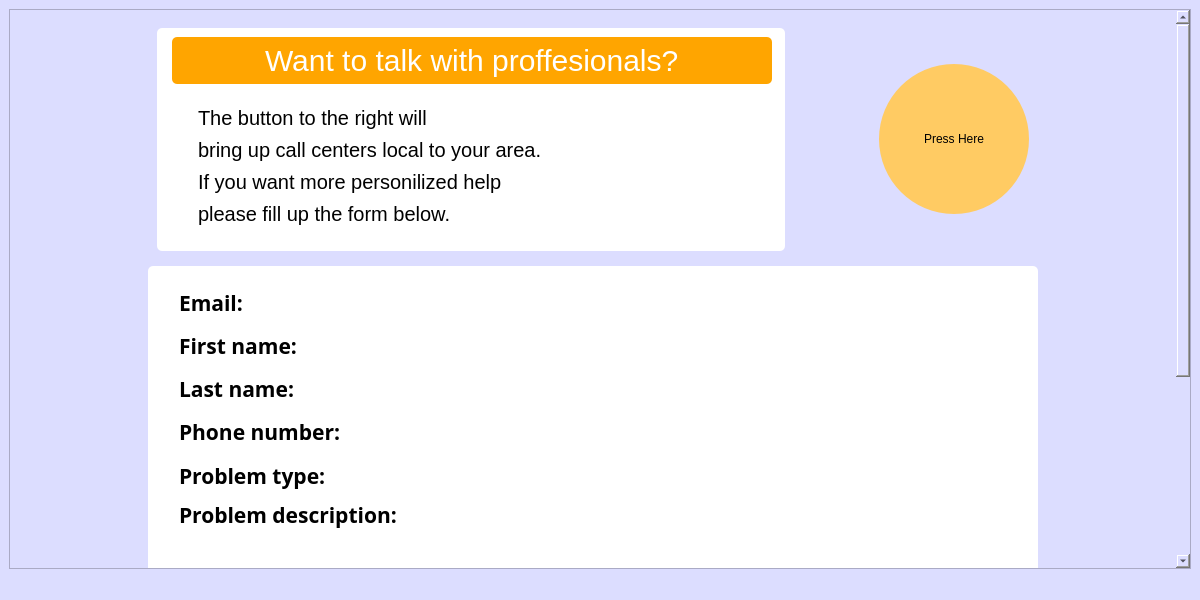
<?xml version="1.0" encoding="UTF-8"?>
<ui version="4.0">
 <class>MainWindow</class>
 <widget class="QMainWindow" name="MainWindow">
  <property name="geometry">
   <rect>
    <x>0</x>
    <y>0</y>
    <width>1200</width>
    <height>600</height>
   </rect>
  </property>
  <property name="minimumSize">
   <size>
    <width>1200</width>
    <height>600</height>
   </size>
  </property>
  <property name="windowTitle">
   <string>MainWindow</string>
  </property>
  <property name="styleSheet">
   <string notr="true">background-color: rgb(220, 221, 255);</string>
  </property>
  <widget class="QWidget" name="centralwidget">
   <layout class="QGridLayout" name="gridLayout_2">
    <item row="0" column="0">
     <widget class="QScrollArea" name="scrollArea">
      <property name="widgetResizable">
       <bool>true</bool>
      </property>
      <widget class="QWidget" name="scrollAreaWidgetContents">
       <property name="geometry">
        <rect>
         <x>0</x>
         <y>0</y>
         <width>1173</width>
         <height>725</height>
        </rect>
       </property>
       <layout class="QGridLayout" name="gridLayout_3">
        <item row="4" column="1" alignment="Qt::AlignHCenter">
         <widget class="QPushButton" name="pushButton_2">
          <property name="styleSheet">
           <string notr="true">QPushButton{
background-color: rgb(255, 203, 99);
border-width: 0px;
border-radius:75px;
min-height: 150px;
min-width: 150px;
max-height: 150px;
max-width: 150px;
margin-top: 50px;
}</string>
          </property>
          <property name="text">
           <string>PushButton</string>
          </property>
         </widget>
        </item>
        <item row="0" column="2">
         <spacer name="horizontalSpacer_2">
          <property name="orientation">
           <enum>Qt::Horizontal</enum>
          </property>
          <property name="sizeHint" stdset="0">
           <size>
            <width>135</width>
            <height>20</height>
           </size>
          </property>
         </spacer>
        </item>
        <item row="1" column="0">
         <spacer name="horizontalSpacer">
          <property name="orientation">
           <enum>Qt::Horizontal</enum>
          </property>
          <property name="sizeHint" stdset="0">
           <size>
            <width>135</width>
            <height>20</height>
           </size>
          </property>
         </spacer>
        </item>
        <item row="2" column="1">
         <spacer name="verticalSpacer">
          <property name="orientation">
           <enum>Qt::Vertical</enum>
          </property>
          <property name="sizeHint" stdset="0">
           <size>
            <width>20</width>
            <height>313</height>
           </size>
          </property>
         </spacer>
        </item>
        <item row="0" column="1" rowspan="2">
         <widget class="QWidget" name="widget" native="true">
          <layout class="QHBoxLayout" name="horizontalLayout">
           <item>
            <widget class="QWidget" name="widget" native="true">
             <property name="minimumSize">
              <size>
               <width>520</width>
               <height>0</height>
              </size>
             </property>
             <property name="styleSheet">
              <string notr="true">background-color: white;
border-radius: 5px;
padding-left: 15px;</string>
             </property>
             <layout class="QGridLayout" name="gridLayout">
              <item row="0" column="1">
               <layout class="QVBoxLayout" name="verticalLayout_2">
                <item alignment="Qt::AlignVCenter">
                 <widget class="QLineEdit" name="lineEdit">
                  <property name="minimumSize">
                   <size>
                    <width>600</width>
                    <height>0</height>
                   </size>
                  </property>
                  <property name="font">
                   <font>
                    <pointsize>-1</pointsize>
                   </font>
                  </property>
                  <property name="styleSheet">
                   <string notr="true">font-size: 30px;
color: white;
padding: 5px;
background-color: orange;
text-align: center;</string>
                  </property>
                  <property name="text">
                   <string>Want to talk with proffesionals?</string>
                  </property>
                  <property name="alignment">
                   <set>Qt::AlignCenter</set>
                  </property>
                 </widget>
                </item>
                <item>
                 <widget class="QWidget" name="widget_3" native="true"/>
                </item>
                <item>
                 <widget class="QWidget" name="widget" native="true">
                  <layout class="QVBoxLayout" name="verticalLayout">
                   <item>
                    <widget class="QLineEdit" name="lineEdit_2">
                     <property name="styleSheet">
                      <string notr="true">font-size: 20px;</string>
                     </property>
                     <property name="text">
                      <string>The button to the right will</string>
                     </property>
                    </widget>
                   </item>
                   <item>
                    <widget class="QLineEdit" name="lineEdit_4">
                     <property name="styleSheet">
                      <string notr="true">font-size: 20px;</string>
                     </property>
                     <property name="text">
                      <string>bring up call centers local to your area.</string>
                     </property>
                    </widget>
                   </item>
                   <item>
                    <widget class="QLineEdit" name="lineEdit_3">
                     <property name="styleSheet">
                      <string notr="true">font-size: 20px;</string>
                     </property>
                     <property name="text">
                      <string>If you want more personilized help</string>
                     </property>
                    </widget>
                   </item>
                   <item>
                    <widget class="QLineEdit" name="lineEdit_5">
                     <property name="styleSheet">
                      <string notr="true">font-size: 20px;</string>
                     </property>
                     <property name="text">
                      <string>please fill up the form below.</string>
                     </property>
                    </widget>
                   </item>
                   <item>
                    <widget class="QWidget" name="widget_4" native="true"/>
                   </item>
                  </layout>
                 </widget>
                </item>
               </layout>
              </item>
              <item row="0" column="0">
               <widget class="QWidget" name="widget" native="true"/>
              </item>
              <item row="0" column="2">
               <widget class="QWidget" name="widget_2" native="true"/>
              </item>
             </layout>
            </widget>
           </item>
           <item>
            <widget class="QWidget" name="widget_5" native="true">
             <property name="styleSheet">
              <string notr="true">margin-left: 15px</string>
             </property>
            </widget>
           </item>
           <item>
            <widget class="QWidget" name="widget_6" native="true"/>
           </item>
           <item>
            <spacer name="horizontalSpacer_3">
             <property name="orientation">
              <enum>Qt::Horizontal</enum>
             </property>
             <property name="sizeHint" stdset="0">
              <size>
               <width>40</width>
               <height>20</height>
              </size>
             </property>
            </spacer>
           </item>
           <item>
            <spacer name="horizontalSpacer_4">
             <property name="orientation">
              <enum>Qt::Horizontal</enum>
             </property>
             <property name="sizeHint" stdset="0">
              <size>
               <width>40</width>
               <height>20</height>
              </size>
             </property>
            </spacer>
           </item>
           <item>
            <widget class="QPushButton" name="pushButton">
             <property name="styleSheet">
              <string notr="true">QPushButton{
background-color: rgb(255, 203, 99);
border-width: 0px;
border-radius:75px;
min-height: 150px;
min-width: 150px;
max-height: 150px;
max-width: 150px;
}</string>
             </property>
             <property name="text">
              <string>Press Here</string>
             </property>
            </widget>
           </item>
          </layout>
         </widget>
        </item>
        <item row="3" column="1">
         <widget class="QWidget" name="widget_7" native="true">
          <property name="styleSheet">
           <string notr="true">background-color: white;
border-radius: 5px;</string>
          </property>
          <layout class="QGridLayout" name="gridLayout_4">
           <item row="0" column="0">
            <widget class="QWidget" name="labels_layout" native="true">
             <property name="styleSheet">
              <string notr="true">margin-left: 7px;</string>
             </property>
             <layout class="QVBoxLayout" name="labels">
              <item>
               <widget class="QLabel" name="email_label">
                <property name="font">
                 <font>
                  <family>Segoe UI Semibold</family>
                  <pointsize>16</pointsize>
                  <weight>75</weight>
                  <bold>true</bold>
                 </font>
                </property>
                <property name="styleSheet">
                 <string notr="true">margin-right: 130px;</string>
                </property>
                <property name="text">
                 <string>Email:</string>
                </property>
                <property name="alignment">
                 <set>Qt::AlignLeading|Qt::AlignLeft|Qt::AlignVCenter</set>
                </property>
               </widget>
              </item>
              <item>
               <widget class="QLabel" name="first_label">
                <property name="font">
                 <font>
                  <family>Segoe UI Semibold</family>
                  <pointsize>16</pointsize>
                  <weight>75</weight>
                  <bold>true</bold>
                 </font>
                </property>
                <property name="styleSheet">
                 <string notr="true">margin-right: 74px;</string>
                </property>
                <property name="text">
                 <string>First name:</string>
                </property>
                <property name="alignment">
                 <set>Qt::AlignLeading|Qt::AlignLeft|Qt::AlignVCenter</set>
                </property>
               </widget>
              </item>
              <item>
               <widget class="QLabel" name="last_label">
                <property name="font">
                 <font>
                  <family>Segoe UI Semibold</family>
                  <pointsize>16</pointsize>
                  <weight>75</weight>
                  <bold>true</bold>
                 </font>
                </property>
                <property name="styleSheet">
                 <string notr="true">margin-right: 76px;</string>
                </property>
                <property name="text">
                 <string>Last name:</string>
                </property>
                <property name="alignment">
                 <set>Qt::AlignLeading|Qt::AlignLeft|Qt::AlignVCenter</set>
                </property>
               </widget>
              </item>
              <item>
               <widget class="QLabel" name="phone_label">
                <property name="font">
                 <font>
                  <family>Segoe UI Semibold</family>
                  <pointsize>16</pointsize>
                  <weight>75</weight>
                  <bold>true</bold>
                 </font>
                </property>
                <property name="styleSheet">
                 <string notr="true">margin-right: 26px;</string>
                </property>
                <property name="text">
                 <string>Phone number:</string>
                </property>
                <property name="alignment">
                 <set>Qt::AlignLeading|Qt::AlignLeft|Qt::AlignVCenter</set>
                </property>
               </widget>
              </item>
              <item>
               <widget class="QLabel" name="passwor_label">
                <property name="font">
                 <font>
                  <family>Segoe UI Semibold</family>
                  <pointsize>16</pointsize>
                  <weight>75</weight>
                  <bold>true</bold>
                 </font>
                </property>
                <property name="styleSheet">
                 <string notr="true">margin-right: 120px;</string>
                </property>
                <property name="text">
                 <string>Problem type:</string>
                </property>
               </widget>
              </item>
              <item>
               <widget class="QLabel" name="rep_pass_label">
                <property name="font">
                 <font>
                  <family>Segoe UI Semibold</family>
                  <pointsize>16</pointsize>
                  <weight>75</weight>
                  <bold>true</bold>
                 </font>
                </property>
                <property name="styleSheet">
                 <string notr="true">margin-bottom: 40px;</string>
                </property>
                <property name="text">
                 <string>Problem description:</string>
                </property>
                <property name="alignment">
                 <set>Qt::AlignLeading|Qt::AlignLeft|Qt::AlignVCenter</set>
                </property>
               </widget>
              </item>
              <item>
               <widget class="QLabel" name="passwor_label_2">
                <property name="font">
                 <font>
                  <family>Segoe UI Semibold</family>
                  <pointsize>16</pointsize>
                  <weight>75</weight>
                  <bold>true</bold>
                 </font>
                </property>
                <property name="styleSheet">
                 <string notr="true">margin-right: 90px;</string>
                </property>
                <property name="text">
                 <string>Location:</string>
                </property>
               </widget>
              </item>
             </layout>
            </widget>
           </item>
           <item row="0" column="1">
            <widget class="QWidget" name="inputs_layout" native="true">
             <property name="sizePolicy">
              <sizepolicy hsizetype="Preferred" vsizetype="Preferred">
               <horstretch>0</horstretch>
               <verstretch>0</verstretch>
              </sizepolicy>
             </property>
             <property name="styleSheet">
              <string notr="true">margin-top: 4px;
margin-right: 7px;</string>
             </property>
             <layout class="QVBoxLayout" name="inputs">
              <item>
               <widget class="QLineEdit" name="email_input">
                <property name="font">
                 <font>
                  <family>Segoe UI Light</family>
                  <pointsize>16</pointsize>
                 </font>
                </property>
                <property name="styleSheet">
                 <string notr="true">background-color: rgb(255, 255, 255);</string>
                </property>
                <property name="text">
                 <string/>
                </property>
               </widget>
              </item>
              <item>
               <widget class="QLineEdit" name="first_input">
                <property name="font">
                 <font>
                  <family>Segoe UI Light</family>
                  <pointsize>16</pointsize>
                 </font>
                </property>
                <property name="styleSheet">
                 <string notr="true">background-color: rgb(255, 255, 255);</string>
                </property>
               </widget>
              </item>
              <item>
               <widget class="QLineEdit" name="last_input">
                <property name="font">
                 <font>
                  <family>Segoe UI Light</family>
                  <pointsize>16</pointsize>
                 </font>
                </property>
                <property name="styleSheet">
                 <string notr="true">background-color: rgb(255, 255, 255);</string>
                </property>
               </widget>
              </item>
              <item>
               <widget class="QLineEdit" name="phone_input">
                <property name="font">
                 <font>
                  <family>Segoe UI Light</family>
                  <pointsize>16</pointsize>
                 </font>
                </property>
                <property name="styleSheet">
                 <string notr="true">background-color: rgb(255, 255, 255);</string>
                </property>
                <property name="text">
                 <string/>
                </property>
               </widget>
              </item>
              <item>
               <widget class="QLineEdit" name="pass_input">
                <property name="font">
                 <font>
                  <family>Segoe UI Light</family>
                  <pointsize>16</pointsize>
                  <weight>50</weight>
                  <bold>false</bold>
                 </font>
                </property>
                <property name="styleSheet">
                 <string notr="true">background-color:  rgb(255, 255, 255);</string>
                </property>
               </widget>
              </item>
              <item>
               <widget class="QTextEdit" name="textEdit"/>
              </item>
              <item>
               <widget class="QComboBox" name="comboBox">
                <property name="enabled">
                 <bool>false</bool>
                </property>
                <property name="sizePolicy">
                 <sizepolicy hsizetype="Expanding" vsizetype="Fixed">
                  <horstretch>0</horstretch>
                  <verstretch>0</verstretch>
                 </sizepolicy>
                </property>
                <property name="minimumSize">
                 <size>
                  <width>0</width>
                  <height>0</height>
                 </size>
                </property>
                <property name="font">
                 <font>
                  <family>Segoe UI Historic</family>
                  <pointsize>16</pointsize>
                  <weight>50</weight>
                  <bold>false</bold>
                 </font>
                </property>
                <property name="styleSheet">
                 <string notr="true">background-color: rgb(255, 255, 255);
padding-left: 0px;</string>
                </property>
                <property name="frame">
                 <bool>true</bool>
                </property>
                <item>
                 <property name="text">
                  <string>Skåne</string>
                 </property>
                </item>
                <item>
                 <property name="text">
                  <string>Stockholm</string>
                 </property>
                </item>
               </widget>
              </item>
             </layout>
            </widget>
           </item>
          </layout>
         </widget>
        </item>
       </layout>
      </widget>
     </widget>
    </item>
   </layout>
  </widget>
  <widget class="QMenuBar" name="menubar">
   <property name="geometry">
    <rect>
     <x>0</x>
     <y>0</y>
     <width>1200</width>
     <height>18</height>
    </rect>
   </property>
  </widget>
  <widget class="QStatusBar" name="statusbar"/>
 </widget>
 <resources/>
 <connections/>
</ui>
